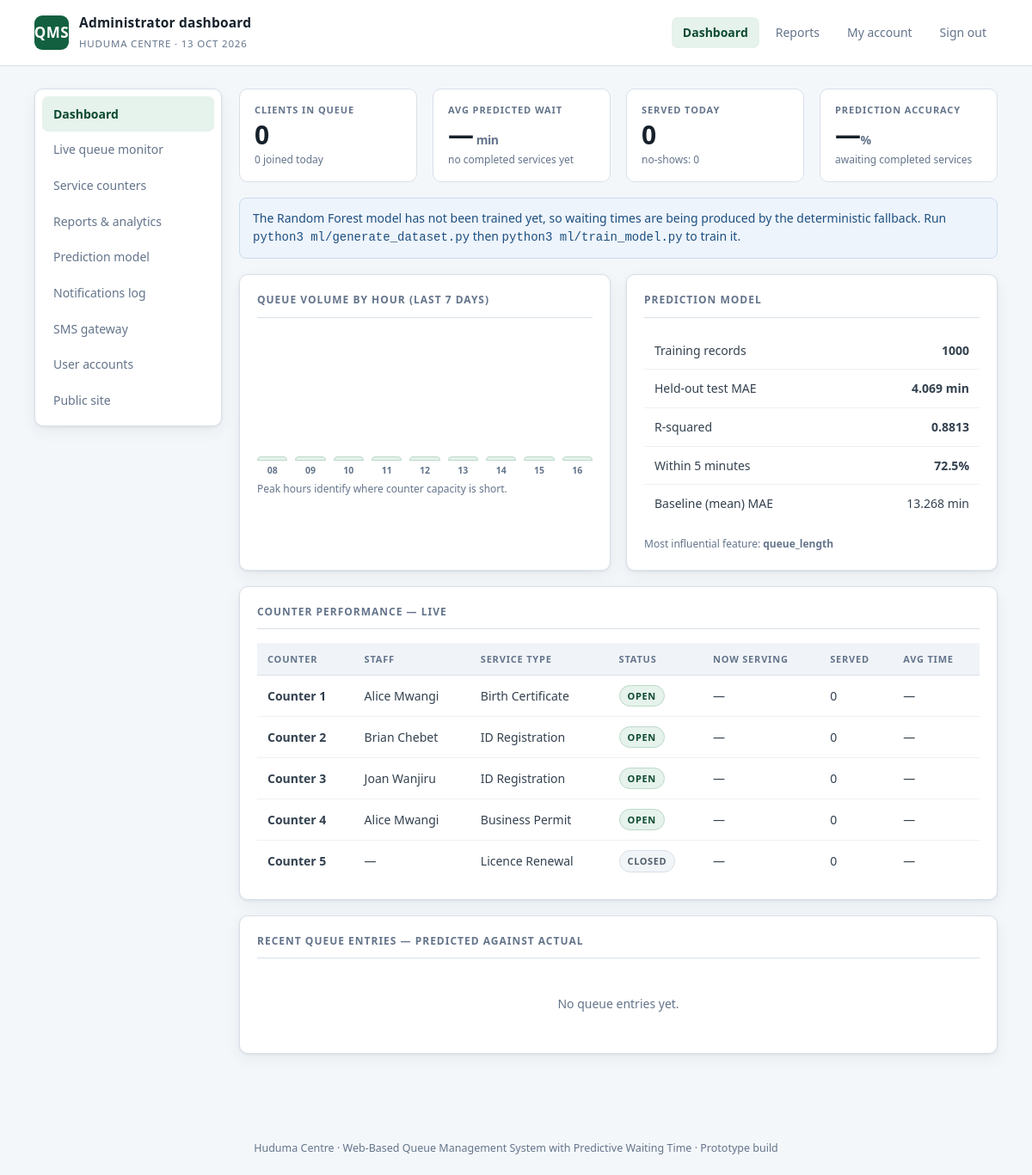
Screenshot of /admin/dashboard.php (signed in) with the database file from the repository.
### tables this page shows
CREATE TABLE service_counter (
    counter_id        INT AUTO_INCREMENT PRIMARY KEY,
    counter_name      VARCHAR(60)  NOT NULL,
    service_type      VARCHAR(80)  NOT NULL,
    status            ENUM('open','closed') NOT NULL DEFAULT 'closed',
    assigned_staff_id INT DEFAULT NULL,
    CONSTRAINT fk_counter_staff FOREIGN KEY (assigned_staff_id)
        REFERENCES user (user_id) ON DELETE SET NULL,
    INDEX idx_counter_service (service_type, status)
);

CREATE TABLE user (
    user_id        INT AUTO_INCREMENT PRIMARY KEY,
    full_name      VARCHAR(120)  NOT NULL,
    phone_number   VARCHAR(20)   NOT NULL,
    email          VARCHAR(120)  DEFAULT NULL,
    password_hash  VARCHAR(255)  DEFAULT NULL,
    role           ENUM('client','staff','admin') NOT NULL DEFAULT 'client',
    created_at     DATETIME      NOT NULL DEFAULT CURRENT_TIMESTAMP,
    INDEX idx_user_phone (phone_number),
    UNIQUE KEY uq_user_email (email)
);

### includes/helpers.php (called while the page is built, shortened)
<?php
require_once __DIR__ . '/db.php';
function e(?string $s): string
{
    return htmlspecialchars((string)$s, ENT_QUOTES, 'UTF-8');
}

### includes/auth.php (called while the page is built, shortened)
<?php
require_once __DIR__ . '/helpers.php';
function auth_user(): ?array
{
    return $_SESSION['user'] ?? null;
}

### includes/db.php (called while the page is built, shortened)
<?php
function db(): PDO
{
    static $pdo = null;
    if ($pdo === null) {
        $dsn = sprintf('mysql:host=%s;dbname=%s;charset=utf8mb4', DB_HOST, DB_NAME);
        try {
            $pdo = new PDO($dsn, DB_USER, DB_PASS, [
                PDO::ATTR_ERRMODE            => PDO::ERRMODE_EXCEPTION,
                PDO::ATTR_DEFAULT_FETCH_MODE => PDO::FETCH_ASSOC,
                PDO::ATTR_EMULATE_PREPARES   => false,
            ]);
        } catch (PDOException $e) {
            http_response_code(500);
            die('Database connection failed. Check config/config.php. '
                . (APP_DEBUG ? htmlspecialchars($e->getMessage()) : ''));
        }
    }
    return $pdo;
}
function q(string $sql, array $params = []): PDOStatement
{
    $stmt = db()->prepare($sql);
    $stmt->execute($params);
    return $stmt;
}
function q_one(string $sql, array $params = []): ?array
{
    $row = q($sql, $params)->fetch();
    return $row === false ? null : $row;
}
function q_all(string $sql, array $params = []): array
{
    return q($sql, $params)->fetchAll();
}
function q_val(string $sql, array $params = [], $default = null)
{
    $v = q($sql, $params)->fetchColumn();
    return $v === false ? $default : $v;
}

### admin/dashboard.php (the view, shortened to what this page needs)
<?php
require_once __DIR__ . '/../includes/layout.php';
$inQueue = (int)q_val(
    'SELECT COUNT(*) FROM queue_entry WHERE status IN ("waiting","checked_in")', [], 0);
$peakToday = (int)q_val(
    'SELECT COUNT(*) FROM queue_entry WHERE DATE(join_time) = CURDATE()', [], 0);
$avgPredicted = q_val(
    'SELECT AVG(predicted_wait_time) FROM queue_entry
      WHERE status IN ("waiting","checked_in") AND predicted_wait_time IS NOT NULL');
$servedToday = (int)q_val(
    'SELECT COUNT(*) FROM queue_entry
      WHERE status = "completed" AND DATE(service_end_time) = CURDATE()', [], 0);
$noShowsToday = (int)q_val(
    'SELECT COUNT(*) FROM queue_entry
      WHERE status = "expired" AND DATE(expiry_time) = CURDATE()', [], 0);
$accuracy = q_one(
    'SELECT COUNT(*) AS n,
            AVG(ABS(predicted_wait_time -
                TIMESTAMPDIFF(SECOND, join_time, service_start_time)/60)) AS mae,
            AVG(TIMESTAMPDIFF(SECOND, join_time, service_start_time)/60) AS actual_avg
       FROM queue_entry
      WHERE status = "completed"
        AND predicted_wait_time IS NOT NULL
        AND service_start_time IS NOT NULL
        AND prediction_source = "model"');
$withinTolerance = q_val(
    'SELECT AVG(ABS(predicted_wait_time -
                TIMESTAMPDIFF(SECOND, join_time, service_start_time)/60) <= 5) * 100
       FROM queue_entry
      WHERE status = "completed" AND predicted_wait_time IS NOT NULL
        AND service_start_time IS NOT NULL AND prediction_source = "model"');
$byHour = [];
$maxHour = $byHour ? max($byHour) : 0;
$counters = q_all(
    'SELECT sc.*, u.full_name AS staff_name,
            (SELECT qe.queue_number FROM queue_entry qe
              WHERE qe.counter_id = sc.counter_id
                AND qe.status IN ("called","in_service")
              ORDER BY qe.called_time DESC LIMIT 1) AS now_serving,
            (SELECT COUNT(*) FROM queue_entry qe
              WHERE qe.counter_id = sc.counter_id AND qe.status = "completed") AS served,
            (SELECT AVG(sl.service_duration)/60 FROM service_log sl
              WHERE sl.counter_id = sc.counter_id AND sl.status = "completed") AS avg_minutes
       FROM service_counter sc
  LEFT JOIN user u ON u.user_id = sc.assigned_staff_id
   ORDER BY sc.counter_id');
$recent = q_all(
    'SELECT qe.queue_number, qe.service_type, qe.status, qe.predicted_wait_time,
            qe.prediction_source, qe.delivery_channel, qe.join_time,
            TIMESTAMPDIFF(SECOND, qe.join_time, qe.service_start_time)/60 AS actual_wait,
            sc.counter_name
       FROM queue_entry qe
  LEFT JOIN service_counter sc ON sc.counter_id = qe.counter_id
   ORDER BY qe.queue_entry_id DESC LIMIT 12');
$modelTrained = is_file(MODEL_FILE);
$metrics = null;
if (is_file(ML_DIR . '/model/training_metrics.json')) {
    $metrics = json_decode(file_get_contents(ML_DIR . '/model/training_metrics.json'), true);
}
page_head('Dashboard', 'dashboard', [
    'heading'    => 'Administrator dashboard',
    'subheading' => CENTRE_NAME . ' · ' . date('d M Y'),
]);
?>
<div class="side-layout">
  <nav class="sidenav">
    <a class="on" href="dashboard.php">Dashboard</a>
    <a href="monitor.php">Live queue monitor</a>
    <a href="counters.php">Service counters</a>
    <a href="reports.php">Reports &amp; analytics</a>
    <a href="model.php">Prediction model</a>
    <a href="notifications.php">Notifications log</a>
    <a href="gateway.php">SMS gateway</a>
    <a href="users.php">User accounts</a>
    <a href="../index.php">Public site</a>
  </nav>
  <div>
    <div class="grid g4" style="margin-bottom:18px;">
      <div class="stat"><div class="k">Clients in queue</div>
        <div class="v"><?= $inQueue ?></div>
        <div class="d"><?= $peakToday ?> joined today</div></div>
      <div class="stat"><div class="k">Avg predicted wait</div>
        <div class="v"><?= $avgPredicted !== null
              ? number_format((float)$avgPredicted, 0) : '—' ?><small> min</small></div>
        <div class="d"><?= $accuracy && $accuracy['actual_avg'] !== null
              ? 'actual: ' . number_format((float)$accuracy['actual_avg'], 1) . ' min'
              : 'no completed services yet' ?></div></div>
      <div class="stat"><div class="k">Served today</div>
        <div class="v"><?= $servedToday ?></div>
        <div class="d">no-shows: <?= $noShowsToday ?></div></div>
      <div class="stat"><div class="k">Prediction accuracy</div>
        <div class="v"><?= $withinTolerance !== null
              ? number_format((float)$withinTolerance, 0) : '—' ?><small>%</small></div>
        <div class="d"><?= $accuracy && $accuracy['mae'] !== null
              ? 'MAE ' . number_format((float)$accuracy['mae'], 1) . ' min over '
                . (int)$accuracy['n'] . ' services'
              : 'awaiting completed services' ?></div></div>
    </div>
    <?php if (!$modelTrained): ?>
      <div class="alert info">
        The Random Forest model has not been trained yet, so waiting times are
        being produced by the deterministic fallback. Run
        <code>python3 ml/generate_dataset.py</code> then
        <code>python3 ml/train_model.py</code> to train it.
      </div>
    <?php endif; ?>
    <div class="grid g2">
      <div class="panel">
        <h2>Queue volume by hour (last 7 days)</h2>
        <div class="bars-wrap">
          <div class="bars">
            <?php for ($h = OPENING_HOUR; $h < CLOSING_HOUR; $h++):
                $n = $byHour[$h] ?? 0;
                $pct = $maxHour > 0 ? max(3, (int)round($n / $maxHour * 100)) : 3; ?>
              <div class="b" style="height:<?= $pct ?>%" title="<?= $n ?> clients">
                <b><?= sprintf('%02d', $h) ?></b>
              </div>
            <?php endfor; ?>
          </div>
        </div>
        <p class="tiny muted">Peak hours identify where counter capacity is short.</p>
      </div>
      <div class="panel">
        <h2>Prediction model</h2>
        <?php if ($metrics): ?>
          <table>
            <tr><td>Training records</td><td class="right"><b><?= (int)$metrics['records'] ?></b></td></tr>
            <tr><td>Held-out test MAE</td><td class="right"><b><?= e($metrics['mae_minutes']) ?> min</b></td></tr>
            <tr><td>R-squared</td><td class="right"><b><?= e($metrics['r2']) ?></b></td></tr>
            <tr><td>Within 5 minutes</td><td class="right"><b><?= e($metrics['within_5_minutes_percent']) ?>%</b></td></tr>
            <tr><td>Baseline (mean) MAE</td><td class="right"><?= e($metrics['baseline_mae_minutes']) ?> min</td></tr>
          </table>
          <p class="tiny muted mt">
            Most influential feature:
            <b><?= e(array_key_first($metrics['feature_importance'])) ?></b>
          </p>
        <?php else: ?>
          <div class="empty">No training metrics found. Train the model to populate this panel.</div>
        <?php endif; ?>
      </div>
    </div>
    <div class="panel">
      <h2>Counter performance — live</h2>
      <table>
        <thead><tr>
          <th>Counter</th><th>Staff</th><th>Service type</th><th>Status</th>
          <th>Now serving</th><th>Served</th><th>Avg time</th>
        </tr></thead>
        <tbody>
        <?php foreach ($counters as $c): ?>
          <tr>
            <td><b><?= e($c['counter_name']) ?></b></td>
            <td><?= e($c['staff_name'] ?? '—') ?></td>
            <td><?= e($c['service_type']) ?></td>
            <td><?= badge($c['status']) ?></td>
            <td><?= e($c['now_serving'] ?? '—') ?></td>
            <td><?= (int)$c['served'] ?></td>
            <td><?= $c['avg_minutes'] !== null
                    ? number_format((float)$c['avg_minutes'], 1) . ' min' : '—' ?></td>
          </tr>
        <?php endforeach; ?>
        </tbody>
      </table>
    </div>
    <div class="panel">
      <h2>Recent queue entries — predicted against actual</h2>
      <?php if (!$recent): ?>
        <div class="empty">No queue entries yet.</div>
      <?php endif; ?>
    </div>
  </div>
</div>
<?php page_foot(); ?>

### includes/layout.php (shortened to what this page needs)
<?php
require_once __DIR__ . '/helpers.php';
require_once __DIR__ . '/auth.php';
function base_url(): string
{
    return defined('QMS_ROOT') ? QMS_ROOT : './';
}
function page_head(string $title, string $active = '', array $opts = []): void
{
    $root = base_url();
    $user = auth_user();
    ?><!DOCTYPE html>
<html lang="en">
<head>
<link rel="stylesheet" href="<?= e($root) ?>assets/css/style.css">
</head>
<body>
<header class="topbar">
  <div class="topbar-inner">
    <a class="brand" href="<?= e($root) ?>index.php">
      <span class="brand-mark">QMS</span>
      <span>
        <span class="brand-name"><?= e($opts['heading'] ?? 'Queue Management System') ?></span><br>
        <span class="brand-sub"><?= e($opts['subheading'] ?? CENTRE_NAME) ?></span>
      </span>
    </a>
    <nav class="nav">
      <?php if ($user && $user['role'] === 'staff'): ?>
        <a href="<?= e($root) ?>staff/counter.php" class="<?= $active === 'counter' ? 'on' : '' ?>">My counter</a>
        <a href="<?= e($root) ?>account.php" class="<?= $active === 'account' ? 'on' : '' ?>">My account</a>
        <a href="<?= e($root) ?>index.php">Public site</a>
        <a href="<?= e($root) ?>logout.php">Sign out</a>
      <?php elseif ($user && $user['role'] === 'admin'): ?>
        <a href="<?= e($root) ?>admin/dashboard.php" class="<?= $active === 'dashboard' ? 'on' : '' ?>">Dashboard</a>
        <a href="<?= e($root) ?>admin/reports.php" class="<?= $active === 'reports' ? 'on' : '' ?>">Reports</a>
        <a href="<?= e($root) ?>account.php" class="<?= $active === 'account' ? 'on' : '' ?>">My account</a>
        <a href="<?= e($root) ?>logout.php">Sign out</a>
      <?php endif; ?>
    </nav>
  </div>
</header>
<main class="wrap <?= !empty($opts['narrow']) ? 'wrap-narrow' : '' ?>">
<?php
}
function page_foot(): void
{
    ?>
</main>
<footer class="foot">
  <?= e(CENTRE_NAME) ?> &middot; Web-Based Queue Management System with Predictive
  Waiting Time &middot; Prototype build
</footer>
</body>
</html>
<?php
}
function badge(string $status): string
{
    return '<span class="badge ' . e($status) . '">'
        . e(strtoupper(str_replace('_', ' ', $status))) . '</span>';
}

### rows the page displays
service_counter: counter_name "Counter 1", assigned_staff.full_name "Alice Mwangi", service_type "Birth Certificate", status "OPEN", now_serving "—", served "0"
service_counter: counter_name "Counter 2", assigned_staff.full_name "Brian Chebet", service_type "ID Registration", status "OPEN", now_serving "—", served "0"
service_counter: counter_name "Counter 3", assigned_staff.full_name "Joan Wanjiru", service_type "ID Registration", status "OPEN", now_serving "—", served "0"
service_counter: counter_name "Counter 4", assigned_staff.full_name "Alice Mwangi", service_type "Business Permit", status "OPEN", now_serving "—", served "0"
service_counter: counter_name "Counter 5", staff_name "—", service_type "Licence Renewal", status "CLOSED", now_serving "—", served "0"

### other values shown
$opts['heading'] "Administrator dashboard"
$opts['subheading'] "HUDUMA CENTRE · 13 OCT 2026"
$inQueue "0"
$peakToday "0"
$servedToday "0"
$noShowsToday "0"
$metrics['records'] "1000"
$metrics['mae_minutes'] "4.069"
$metrics['r2'] "0.8813"
$metrics['within_5_minutes_percent'] "72.5"
$metrics['baseline_mae_minutes'] "13.268"
array_key_first($metrics['feature_importance']) "queue_length"
CENTRE_NAME "Huduma Centre"
